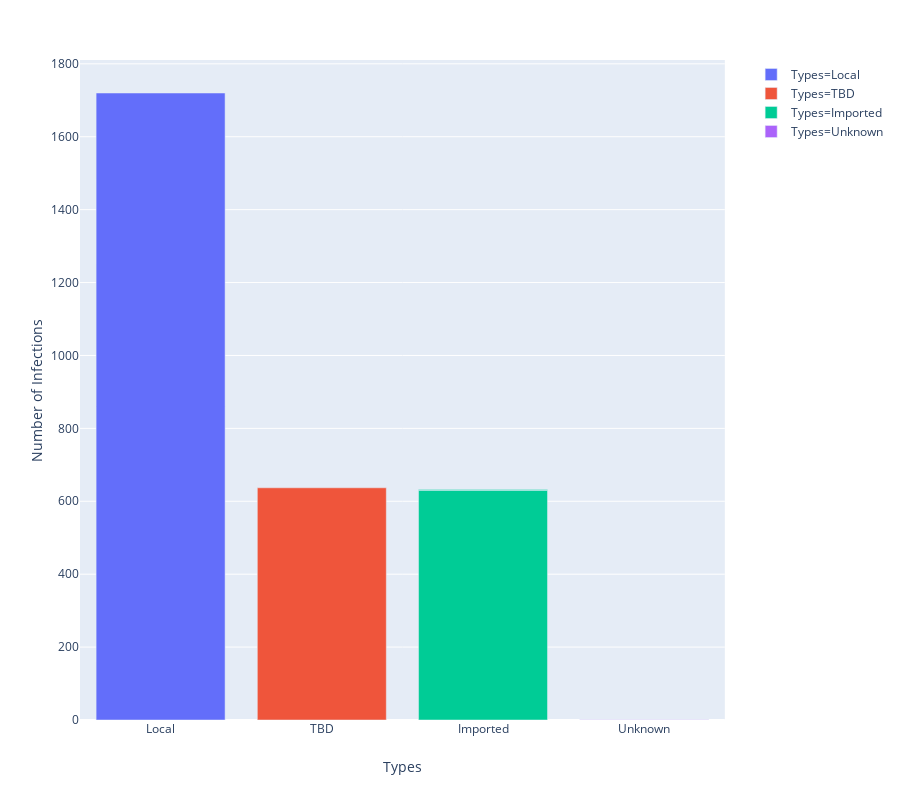

Notebook code cell kept with this figure:
### Markdown cell above
### Type of transmission

### Code cell
types = df.type_of_transmission
types = types.dropna()
df_types = pd.DataFrame(types.value_counts())

df_types['Types'] = df_types.index
df_types['Types'] = df_types.Types.replace('Imported ','Imported')
df_types['Number of Infections'] = df_types.type_of_transmission

fig = px.bar(df_types, y='Number of Infections', x='Types', color='Types',
             height=800)
fig.show()

### Figure 1 — Plotly figure (JSON) as saved in the notebook; plotly's stock layout.template omitted (floating-point values rounded to 4 significant figures)
{"data": [{"alignmentgroup": "True", "hoverlabel": {"namelength": 0}, "hovertemplate": "Types=%{x}<br>Number of Infections=%{y}", "legendgroup": "Types=Local", "marker": {"color": "#636efa"}, "name": "Types=Local", "offsetgroup": "Types=Local", "orientation": "v", "showlegend": true, "textposition": "auto", "type": "bar", "x": ["Local"], "xaxis": "x", "y": [1720], "yaxis": "y"}, {"alignmentgroup": "True", "hoverlabel": {"namelength": 0}, "hovertemplate": "Types=%{x}<br>Number of Infections=%{y}", "legendgroup": "Types=TBD", "marker": {"color": "#EF553B"}, "name": "Types=TBD", "offsetgroup": "Types=TBD", "orientation": "v", "showlegend": true, "textposition": "auto", "type": "bar", "x": ["TBD"], "xaxis": "x", "y": [637], "yaxis": "y"}, {"alignmentgroup": "True", "hoverlabel": {"namelength": 0}, "hovertemplate": "Types=%{x}<br>Number of Infections=%{y}", "legendgroup": "Types=Imported", "marker": {"color": "#00cc96"}, "name": "Types=Imported", "offsetgroup": "Types=Imported", "orientation": "v", "showlegend": true, "textposition": "auto", "type": "bar", "x": ["Imported", "Imported"], "xaxis": "x", "y": [630, 2], "yaxis": "y"}, {"alignmentgroup": "True", "hoverlabel": {"namelength": 0}, "hovertemplate": "Types=%{x}<br>Number of Infections=%{y}", "legendgroup": "Types=Unknown", "marker": {"color": "#ab63fa"}, "name": "Types=Unknown", "offsetgroup": "Types=Unknown", "orientation": "v", "showlegend": true, "textposition": "auto", "type": "bar", "x": ["Unknown"], "xaxis": "x", "y": [1], "yaxis": "y"}], "layout": {"barmode": "relative", "height": 800, "legend": {"tracegroupgap": 0}, "margin": {"t": 60}, "xaxis": {"anchor": "y", "categoryarray": ["Local", "TBD", "Imported", "Unknown"], "categoryorder": "array", "domain": [0, 0.98], "title": {"text": "Types"}}, "yaxis": {"anchor": "x", "domain": [0, 1], "title": {"text": "Number of Infections"}}}}
